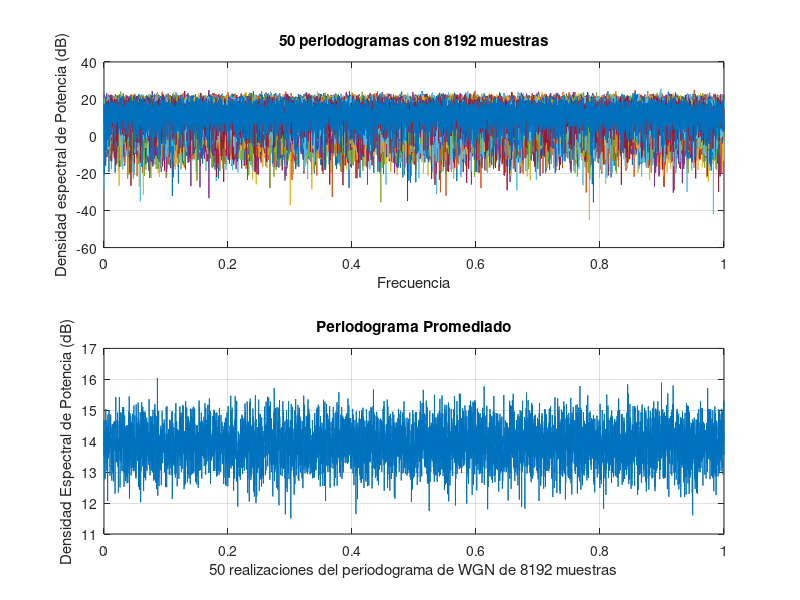

Reproduce this figure in MATLAB.
%% Periodograma con cincuenta repeticiones
clear all
N = 8192;
M = 16384;
P=50;
x = 5*randn(N,50);
figure(1)
S=abs(fft(x,M)).^2/N;
SM=mean(S');
subplot(211)
plot(linspace(0,1,M/2),10*log10(S(1:M/2,:)));
grid on
title('50 periodogramas con 8192 muestras');
ylabel('Densidad espectral de Potencia (dB)');
xlabel('Frecuencia');
subplot(212)
plot(linspace(0,1,M/2),10*log10(SM(1:M/2)))
grid on
title('Periodograma Promediado');
ylabel('Densidad Espectral de Potencia (dB)');
xlabel('50 realizaciones del periodograma de WGN de 8192 muestras');
set(1,'Color','White');
